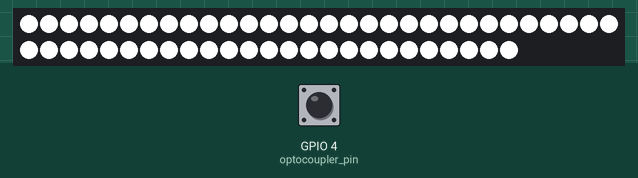
This program was run on a simulated ESP8266 board running MicroPython. Parts: 55 RGB LEDs in strip order, left to right, continuing on the next row. The inputs (shaded band) are chosen by the test bench; at power-on: GPIO 4 (optocoupler_pin) HIGH.

Above: at 1.2 s.
1.3 s: GPIO 4 (optocoupler_pin) pulled LOW for 0.15 s
2.9 s: GPIO 4 (optocoupler_pin) pulled LOW for 3.2 s
At 3.4 s:
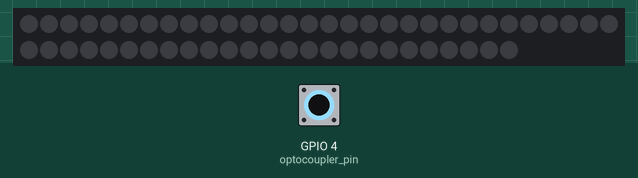
Timing chart, 0 to 5.9 s (numbered marks = the images above; inputs shaded):
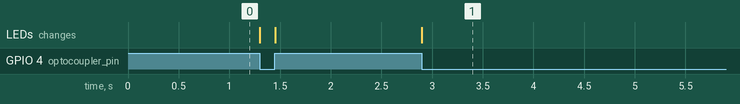

The program:

main.py
```python
"""
A simple script to turn on/off a WS2812 LED strip based on the state of a slotted opto-coupler
mounted on a door.

Here is the specific model:
    https://www.amazon.com/dp/B08977QFK5?psc=1&ref=ppx_yo2ov_dt_b_product_details

Truth table:
    State           Opto-Coupler Value              Boolean Value
    ---------       --------------------------      -------------
    Door Open       Unblocked (light detected)      True
    Door Closed     Blocked (no light detected)     False

Tested on:
    MicroPython v1.21.0 on 2023-10-05; ESP module (1M) with ESP8266

"""
import neopixel
from machine import Pin

# Pin configuration
optocoupler_pin = Pin(4, Pin.IN, Pin.PULL_UP)  # GPIO4 (D2) for the optocoupler
led_strip_pin = Pin(5)  # GPIO5 (D1) for the WS2812 LED strip

# Number of WS2812 LEDs in the strip
num_leds = 55

# Initialize the WS2812 LED strip
led_strip = neopixel.NeoPixel(led_strip_pin, num_leds)

# LED strip color values
OFF = (0, 0, 0)  # Nothing
ON = (255, 255, 255)  # White


def control_led_strip(optocoupler_state):
    """
    Control the LED strip based on optocoupler state

    :param optocoupler_state: Either True (door open) or False (door closed)
    :type optocoupler_state: bool
    :return: Nothing
    :rtype: None
    """
    if optocoupler_state:
        # Door open - Unblocked, light detected
        led_strip.fill(ON)
    else:
        # Door closed - Blocked, no light detected
        led_strip.fill(OFF)

    # Update the LED strip
    led_strip.write()


# Main loop
while True:
    # Read the state of the optocoupler
    state = bool(optocoupler_pin.value())

    # Control the LED strip based on the optocoupler state
    control_led_strip(state)
```

Measured:
- after the input at 2.9 s, the LEDs: change at once (image 1)
